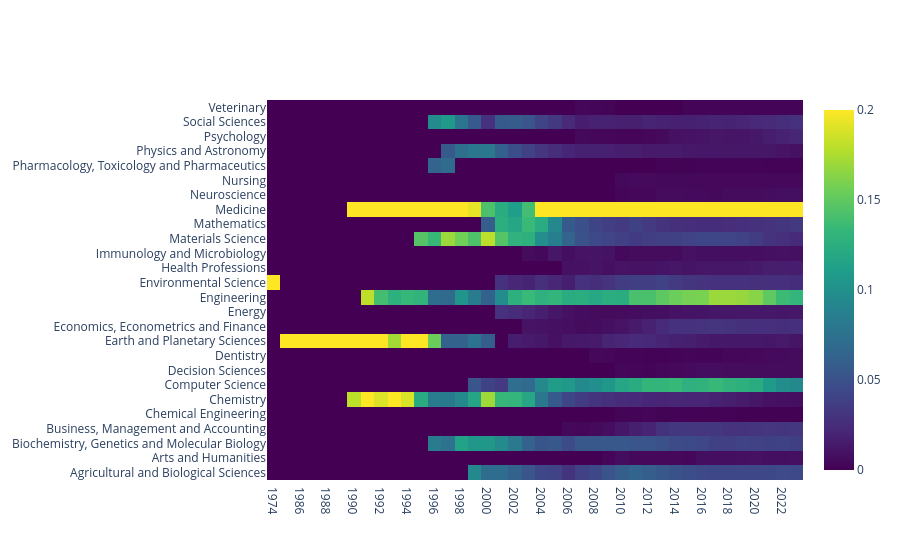

Notebook source saved alongside this figure:
### Code cell
df_field = (
    df_prob.xs(("TN", mode), level=(0, 2)).T.merge(df_subfield[["subfield_id", "field_name"]], left_index=True, right_on="subfield_id")
    .drop(columns="subfield_id")
    .groupby("field_name").sum()
)

df = df_field

fig = go.Figure(
    data=go.Heatmap(
        z=df.values,
        x=df.columns.astype(str),
        y=df.index.astype(str),
        colorscale="Viridis",
        zmin=0,
        zmax=0.2,
        )
    )

# fig.update_layout(
#     title="Heatmap",
#     height=10*len(df.columns.astype(str)),
#     # height=40*len(y_labels),
#     xaxis=dict(tickangle=45, automargin=True),
#     yaxis=dict(autorange="reversed", automargin=True)  # keep top-to-bottom ordering
# )

fig.show()

### Figure 1 — Plotly figure (JSON) as saved in the notebook; plotly's stock layout.template omitted (floating-point values rounded to 4 significant figures; data arrays with more than 128 entries replaced by an {"elided": "..."} marker saying what was removed)
{"data": [{"colorscale": [[0, "#440154"], [0.1111, "#482878"], [0.2222, "#3e4989"], [0.3333, "#31688e"], [0.4444, "#26828e"], [0.5556, "#1f9e89"], [0.6667, "#35b779"], [0.7778, "#6ece58"], [0.8889, "#b5de2b"], [1, "#fde725"]], "type": "heatmap", "x": ["1974", "1981", "1986", "1987", "1988", "1989", "1990", "1991", "1992", "1993", "1994", "1995", "1996", "1997", "1998", "1999", "2000", "2001", "2002", "2003", "2004", "2005", "2006", "2007", "2008", "2009", "2010", "2011", "2012", "2013", "2014", "2015", "2016", "2017", "2018", "2019", "2020", "2021", "2022", "2023"], "y": ["Agricultural and Biological Sciences", "Arts and Humanities", "Biochemistry, Genetics and Molecular Biology", "Business, Management and Accounting", "Chemical Engineering", "Chemistry", "Computer Science", "Decision Sciences", "Dentistry", "Earth and Planetary Sciences", "Economics, Econometrics and Finance", "Energy", "Engineering", "Environmental Science", "Health Professions", "Immunology and Microbiology", "Materials Science", "Mathematics", "Medicine", "Neuroscience", "Nursing", "Pharmacology, Toxicology and Pharmaceutics", "Physics and Astronomy", "Psychology", "Social Sciences", "Veterinary"], "z": {"elided": "26x40 float values"}, "zmax": 0.2, "zmin": 0}], "layout": {}}
